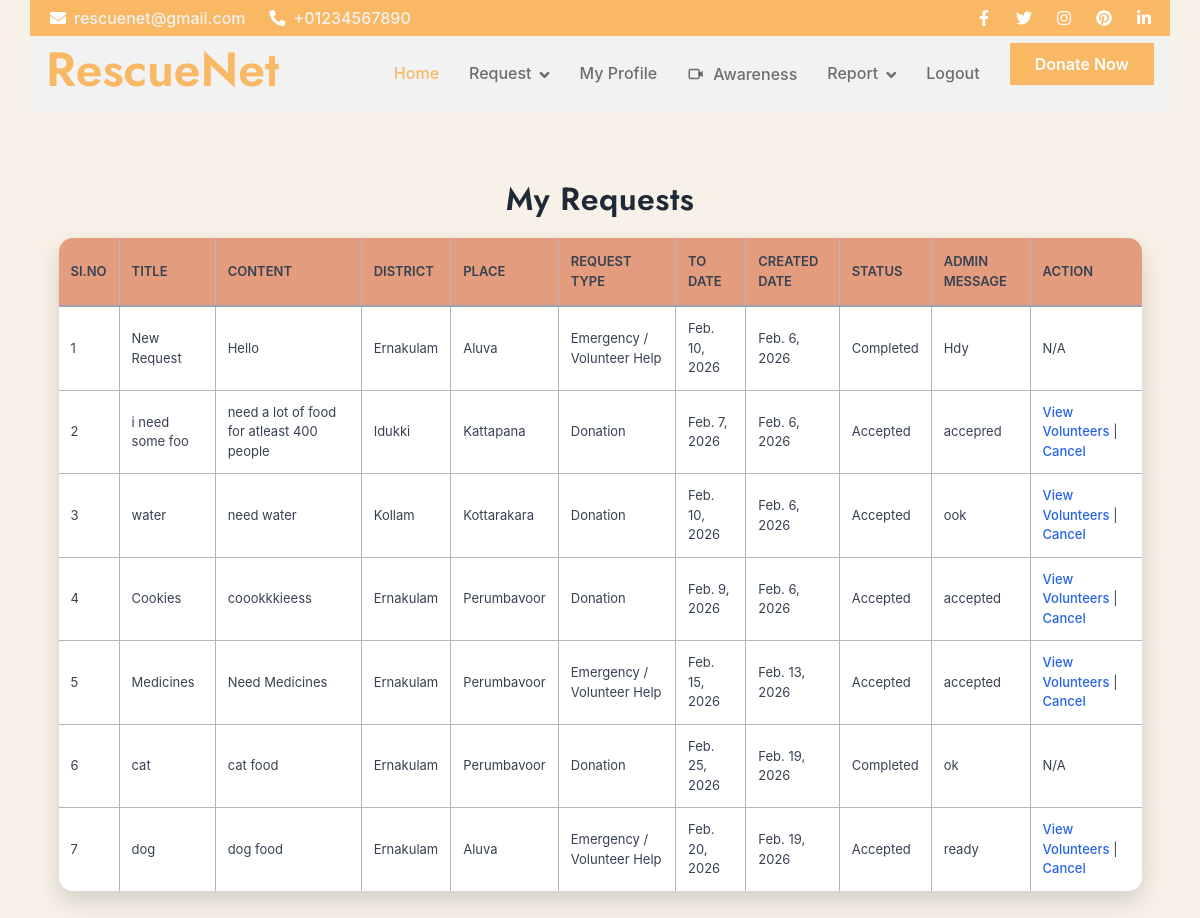
The app's page /User/MyRequest/ (signed in), older data.
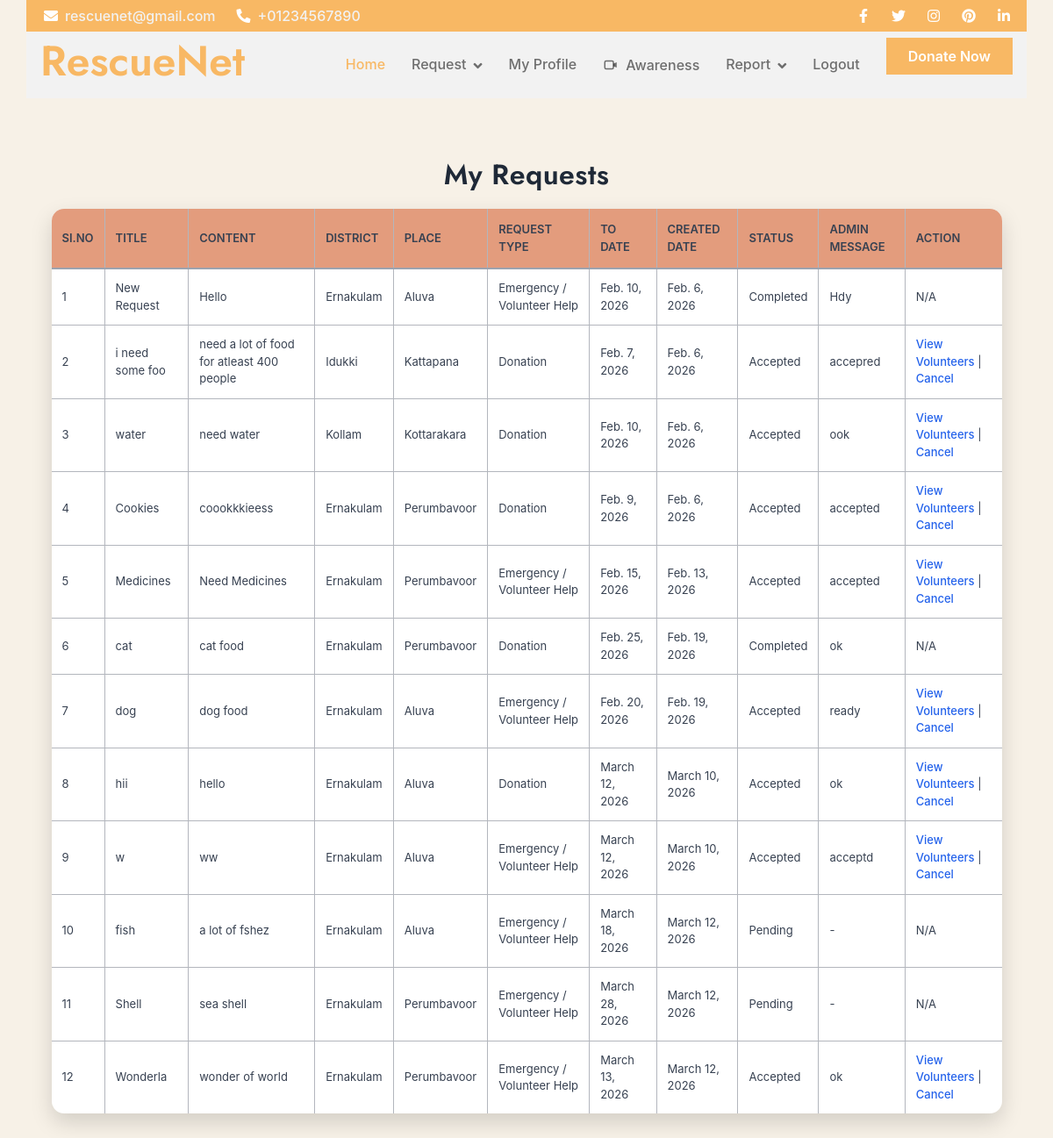
The same page, newer data.
### User/models.py (models this page shows)
class tbl_request(models.Model):
    request_title = models.CharField(max_length=50)
    request_content = models.CharField(max_length=100)
    request_date = models.DateField(auto_now_add=True)
    request_todate = models.DateField()
    request_status = models.IntegerField(default=0)
    request_type = models.IntegerField(default=0)
    place_id = models.ForeignKey(tbl_place, on_delete=models.CASCADE)
    user_id = models.ForeignKey(tbl_user, on_delete=models.CASCADE)
    request_message = models.CharField(max_length=255, blank=True, null=True)

### Admin/models.py (models this page shows)
class tbl_place(models.Model):
    place_name = models.CharField(max_length=50)
    district = models.ForeignKey(tbl_district,on_delete=models.CASCADE)

class tbl_district(models.Model):
    district_name=models.CharField(max_length=50)

### User/views.py (the view)
# urls.py: path('MyRequest/', views.MyRequest, name='MyRequest'),
def MyRequest(request):
    if "uid" not in request.session:
        return redirect("Guest:Login")
    userdata = tbl_user.objects.get(id=request.session["uid"])
    requestdata = tbl_request.objects.filter(user_id=userdata)
    return render(request, "User/MyRequest.html", {
        "requestdata": requestdata
    })

### User/Templates/User/MyRequest.html (shortened to what this page needs)
{% extends 'User/Header.html' %}
{% block content %}
<!DOCTYPE html>
<html>
<head>
</head>
<body>
<h2 align="center">My Requests</h2>
<table align="center">
    <tr>
        <th>SI.NO</th>
        <th>Title</th>
        <th>Content</th>
        <th>District</th>
        <th>Place</th>
        <th>Request Type</th>
        <th>To Date</th>
        <th>Created Date</th>
        <th>Status</th>
        <th>Admin Message</th>
        <th>Action</th>
    </tr>
    {% for i in requestdata %}
    <tr>
        <td>{{ forloop.counter }}</td>
        <td>{{ i.request_title }}</td>
        <td>{{ i.request_content }}</td>
        <td>{{ i.place_id.district.district_name }}</td>
        <td>{{ i.place_id.place_name }}</td>
        <td>
            {% if i.request_type == 1 %}
                Emergency / Volunteer Help
            {% else %}
                Donation
            {% endif %}
        </td>
        <td>{{ i.request_todate }}</td>
        <td>{{ i.request_date }}</td>
        <td>
            {% if i.request_status == 0 %}
                Pending
            {% elif i.request_status == 1 %}
                Accepted
            {% elif i.request_status == 2 %}
                Completed
            {% else %}
                Rejected
            {% endif %}
        </td>
        <td>
            {% if i.request_message %}
                {{ i.request_message }}
            {% else %}
                -
            {% endif %}
        </td>
       <td>
    {% if i.request_status == 1 %}
        <a href="{% url 'User:ViewMembers' i.id %}">View Volunteers</a> |
        <a href="{% url 'User:CancelRequest' i.id %}" onclick="return confirm('Are you sure you want to delete this request?')">Cancel</a>
    {% else %}
        N/A
    {% endif %}
</td>
    </tr>
    {% empty %}
    <tr>
        <td colspan="11" align="center">No Requests Found</td>
    </tr>
    {% endfor %}
</table>
</body>
</html>
{% endblock %}

### User/Templates/User/Header.html (shortened to what this page needs)
{% load static %}
<!DOCTYPE html>
<html lang="en">
<head>
    <link rel="stylesheet" href="https://use.fontawesome.com/releases/v5.15.4/css/all.css" />
    <link href="https://cdn.jsdelivr.net/npm/bootstrap-icons@1.4.1/font/bootstrap-icons.css" rel="stylesheet">
    <link href="{% static 'Main/lib/owlcarousel/assets/owl.carousel.min.css' %}" rel="stylesheet">
    <link href="{% static 'Main/lib/lightbox/css/lightbox.min.css' %}" rel="stylesheet">
    <link href="{% static 'Main/css/bootstrap.min.css' %}" rel="stylesheet">
    <link href="{% static 'Main/css/style.css' %}" rel="stylesheet">
</head>
<body>
        <div class="container-fluid fixed-top px-0">
            <div class="container px-0">
                <div class="topbar">
                    <div class="row align-items-center justify-content-center">
                        <div class="col-md-8">
                            <div class="topbar-info d-flex flex-wrap">
                                <a href="#" class="text-light me-4"><i class="fas fa-envelope text-white me-2"></i>rescuenet@gmail.com</a>
                                <a href="#" class="text-light"><i class="fas fa-phone-alt text-white me-2"></i>+01234567890</a>
                            </div>
                        </div>
                        <div class="col-md-4">
                            <div class="topbar-icon d-flex align-items-center justify-content-end">
                                <a href="#" class="btn-square text-white me-2"><i class="fab fa-facebook-f"></i></a>
                                <a href="#" class="btn-square text-white me-2"><i class="fab fa-twitter"></i></a>
                                <a href="#" class="btn-square text-white me-2"><i class="fab fa-instagram"></i></a>
                                <a href="#" class="btn-square text-white me-2"><i class="fab fa-pinterest"></i></a>
                                <a href="#" class="btn-square text-white me-0"><i class="fab fa-linkedin-in"></i></a>
                            </div>
                        </div>
                    </div>
                </div>
                <nav class="navbar navbar-light bg-light navbar-expand-xl">
                    <a href="index.html" class="navbar-brand ms-3">
                        <h1 class="text-primary display-5">RescueNet</h1>
                    </a>
                    <div class="collapse navbar-collapse bg-light" id="navbarCollapse">
                        <div class="navbar-nav ms-auto">
                            <a href="{% url 'User:HomePage' %}" class="nav-item nav-link active">Home</a>
                            <div class="nav-item dropdown">
                                <a href="{% url 'User:Request' %}" class="nav-link dropdown-toggle" data-bs-toggle="dropdown">Request</a>
                                </div>
                            <a href="{% url 'User:MyProfile' %}" class="nav-item nav-link">My Profile</a>
  <a href="{% url 'User:ViewAwareness' %}" class="nav-link awareness-link">
    <svg class="awareness-icon" viewBox="0 0 24 24" fill="none">
        <rect x="3" y="6" width="13" height="12" rx="2" stroke="currentColor" stroke-width="2"/>
        <path d="M16 10L21 8V16L16 14V10Z" fill="currentColor"/>
    </svg>
    <span>Awareness</span>
</a>
                              <div class="nav-item dropdown">
                                <a href="{% url 'User:Request' %}" class="nav-link dropdown-toggle" data-bs-toggle="dropdown">Report</a>
                                </div>
                            <a href="{% url 'User:logout' %}" class="nav-item nav-link">Logout</a>
                        </div>
                        <div class="d-flex align-items-center flex-nowrap pt-xl-0" style="margin-left: 15px;">
                            <a href="{% url 'User:DirectDonation' %}" class="btn-hover-bg btn btn-primary text-white py-2 px-4 me-3">Donate Now</a>
                        </div>
                    </div>
                </nav>
            </div>
        </div>
    <div style="padding-top: 150px;padding-bottom: 200px;">
        {% block content %}
        {% endblock %}
    </div>
    </body>
</html>

### static/Main/css/style.css (style rules this page uses)
.btn { font-weight: 600; transition: .5s; }
.btn-square { width: 32px; height: 32px; }
.btn-square, .btn-sm-square, .btn-md-square, .btn-lg-square { padding: 0; display: flex; align-items: center; justify-content: center; font-weight: normal; }
.btn-hover-bg { transition: 0.5s; }
.fixed-top .container { transition: 0.5s; }
.topbar { padding: 2px 10px 2px 20px; background: var(--bs-primary) !important; }
.topbar a, .topbar a i { transition: 0.5s; }
.navbar { padding: 0; }
.navbar .navbar-nav .nav-link { padding: 10px 15px; font-size: 16px; transition: .5s; }
.navbar .navbar-nav .nav-link:hover, .navbar .navbar-nav .nav-link.active, .sticky-top.bg-white .navbar .navbar-nav .nav-link:hover, .sticky-top.bg-white .navbar .navbar-nav .nav-link.active { color: var(--bs-primary); }
.navbar .dropdown-toggle::after { border: none; content: "\f107"; font-family: "Font Awesome 5 Free"; font-weight: 600; vertical-align: middle; margin-left: 8px; }
@media (max-width: 1200px) { .navbar .collapse.navbar-collapse .btn-hover-bg.btn { margin-bottom: 20px; } }

### User/Templates/User/Header.html (style rules this page uses)
.awareness-link { display: inline-flex; align-items: center; gap: 8px; padding: 6px 14px; border-radius: 20px; font-weight: 500; transition: all 0.25s ease; }
.awareness-icon { width: 18px; height: 18px; }

### User/Templates/User/MyRequest.html (style rules this page uses)
body { font-family: "Inter", "Segoe UI", Arial, sans-serif; background-color: #f3eadaa1; padding: 30px; color: #374151; }
h2 { margin-bottom: 20px; font-weight: 600; letter-spacing: 0.5px; color: #1f2937; }
table { width: 95%; margin: auto; border-collapse: collapse; background-color: #ffffff; border-radius: 14px; overflow: hidden; box-shadow: 0 10px 25px rgba(0, 0, 0, 0.15); }
table, th, td { border: none; }
th { background-color: #e39c7d; padding: 14px 12px; font-size: 13px; font-weight: 600; text-transform: uppercase; color: #374151; border-bottom: 2px solid #9ca3af; border-right: 1px solid #b3b6bd; }
td { padding: 12px; font-size: 13px; color: #374151; border-bottom: 1px solid #b3b6bd; border-right: 1px solid #b3b6bd; }
th:last-child, td:last-child { border-right: none; }
tr:last-child td { border-bottom: none; }
a { text-decoration: none; color: #2563eb; font-weight: 500; }

Row changes from the older to the newer data that the page shows:
added tbl_request: request_title "hii", request_content "hello", place_id.district.district_name "Ernakulam", place_id.place_name "Aluva", request_type "Donation", request_todate "March 12, 2026", request_date "March 10, 2026", request_status "Accepted", request_message "ok"
added tbl_request: request_title "w", request_content "ww", place_id.district.district_name "Ernakulam", place_id.place_name "Aluva", request_type "Emergency / Volunteer Help", request_todate "March 12, 2026", request_date "March 10, 2026", request_status "Accepted", request_message "acceptd"
added tbl_request: request_title "fish", request_content "a lot of fshez", place_id.district.district_name "Ernakulam", place_id.place_name "Aluva", request_type "Emergency / Volunteer Help", request_todate "March 18, 2026", request_date "March 12, 2026", request_status "Pending"
added tbl_request: request_title "Shell", request_content "sea shell", place_id.district.district_name "Ernakulam", place_id.place_name "Perumbavoor", request_type "Emergency / Volunteer Help", request_todate "March 28, 2026", request_date "March 12, 2026", request_status "Pending"
added tbl_request: request_title "Wonderla", request_content "wonder of world", place_id.district.district_name "Ernakulam", place_id.place_name "Perumbavoor", request_type "Emergency / Volunteer Help", request_todate "March 13, 2026", request_date "March 12, 2026", request_status "Accepted", request_message "ok"
